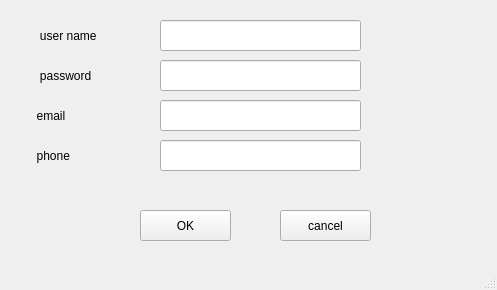
<?xml version="1.0" encoding="UTF-8"?>
<ui version="4.0">
 <class>RegisterWindow</class>
 <widget class="QMainWindow" name="RegisterWindow">
  <property name="geometry">
   <rect>
    <x>0</x>
    <y>0</y>
    <width>497</width>
    <height>290</height>
   </rect>
  </property>
  <property name="windowTitle">
   <string>MainWindow</string>
  </property>
  <widget class="QWidget" name="centralwidget">
   <widget class="QLabel" name="label">
    <property name="geometry">
     <rect>
      <x>20</x>
      <y>20</y>
      <width>141</width>
      <height>31</height>
     </rect>
    </property>
    <property name="text">
     <string>      user name</string>
    </property>
   </widget>
   <widget class="QLabel" name="label_2">
    <property name="geometry">
     <rect>
      <x>20</x>
      <y>60</y>
      <width>141</width>
      <height>31</height>
     </rect>
    </property>
    <property name="text">
     <string>      password</string>
    </property>
   </widget>
   <widget class="QLabel" name="label_3">
    <property name="geometry">
     <rect>
      <x>10</x>
      <y>140</y>
      <width>151</width>
      <height>31</height>
     </rect>
    </property>
    <property name="text">
     <string>        phone</string>
    </property>
   </widget>
   <widget class="QLabel" name="label_4">
    <property name="geometry">
     <rect>
      <x>10</x>
      <y>100</y>
      <width>151</width>
      <height>31</height>
     </rect>
    </property>
    <property name="text">
     <string>        email</string>
    </property>
   </widget>
   <widget class="QPushButton" name="OKBtn">
    <property name="geometry">
     <rect>
      <x>140</x>
      <y>210</y>
      <width>91</width>
      <height>31</height>
     </rect>
    </property>
    <property name="text">
     <string>OK</string>
    </property>
   </widget>
   <widget class="QPushButton" name="cancelBtn">
    <property name="geometry">
     <rect>
      <x>280</x>
      <y>210</y>
      <width>91</width>
      <height>31</height>
     </rect>
    </property>
    <property name="text">
     <string>cancel</string>
    </property>
   </widget>
   <widget class="QLineEdit" name="usernameEdt">
    <property name="geometry">
     <rect>
      <x>160</x>
      <y>20</y>
      <width>201</width>
      <height>31</height>
     </rect>
    </property>
   </widget>
   <widget class="QLineEdit" name="passwordEdt">
    <property name="geometry">
     <rect>
      <x>160</x>
      <y>60</y>
      <width>201</width>
      <height>31</height>
     </rect>
    </property>
    <property name="echoMode">
     <enum>QLineEdit::Password</enum>
    </property>
   </widget>
   <widget class="QLineEdit" name="emailEdt">
    <property name="geometry">
     <rect>
      <x>160</x>
      <y>100</y>
      <width>201</width>
      <height>31</height>
     </rect>
    </property>
   </widget>
   <widget class="QLineEdit" name="phoneEdt">
    <property name="geometry">
     <rect>
      <x>160</x>
      <y>140</y>
      <width>201</width>
      <height>31</height>
     </rect>
    </property>
   </widget>
  </widget>
  <widget class="QMenuBar" name="menubar">
   <property name="geometry">
    <rect>
     <x>0</x>
     <y>0</y>
     <width>497</width>
     <height>17</height>
    </rect>
   </property>
  </widget>
  <widget class="QStatusBar" name="statusbar"/>
 </widget>
 <resources/>
 <connections/>
</ui>
